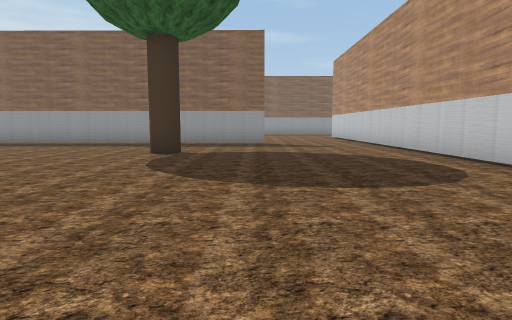
[1] (above)

24 first-person views from a walk through a 3-D level made in the Unity game engine. The camera is 1.2 m above the floor, tilts 6° down and sees 75° across. Doors are open. The floor is counted in squares, 2 m on a side. Each view is taken from the middle of a square. On the plan, view 1 faces up. The plan holds only what a view shows up to about 10 squares ahead; the rest is blank. The place goes on beyond the plan. Some trees and plants on the terrain are drawn as simple stand-ins. The player is left out.

[2]
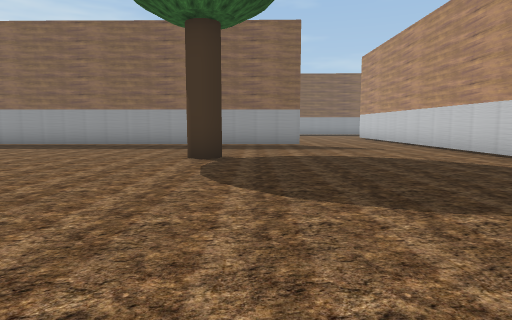

[3]
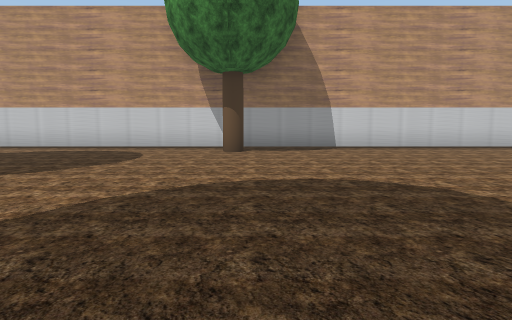

[4]
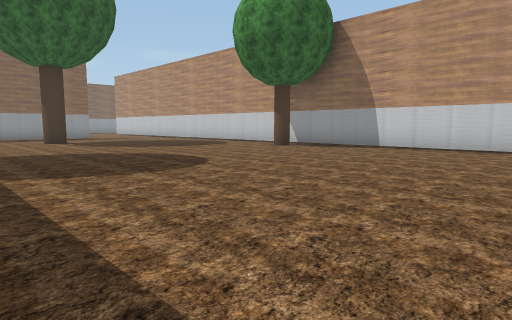

[5]
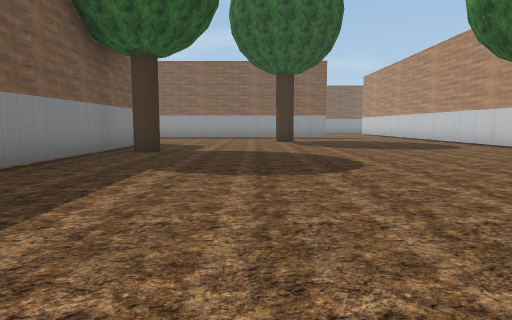

[6]
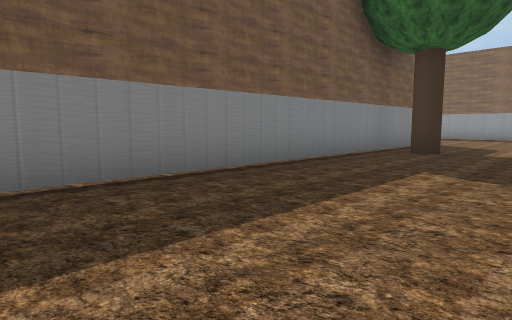

[7]
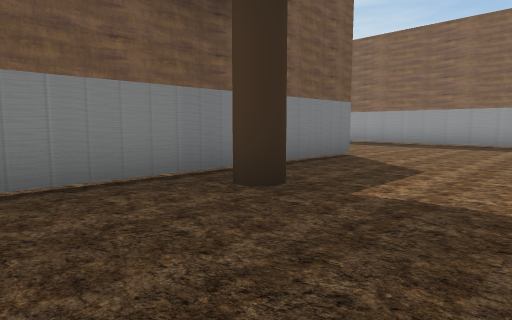

[8]
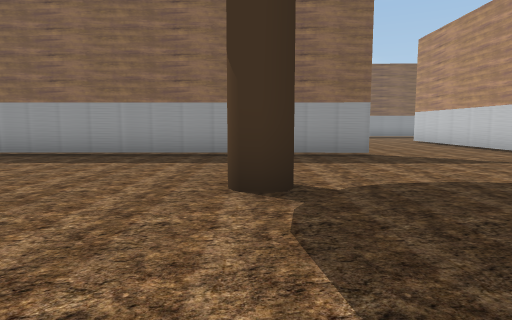

[9]
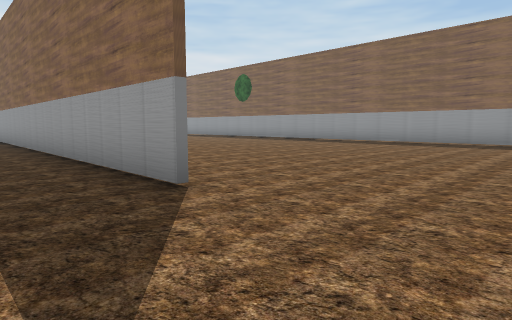

[10]
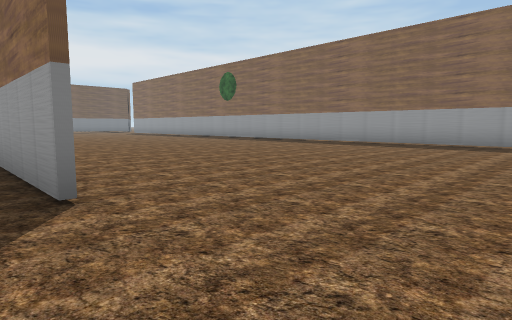

[11]
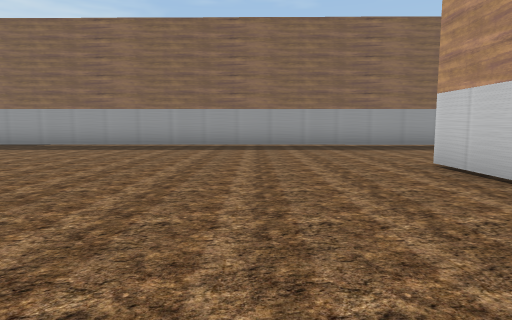

[12]
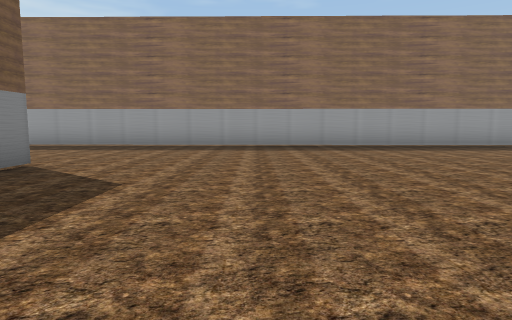

[13]
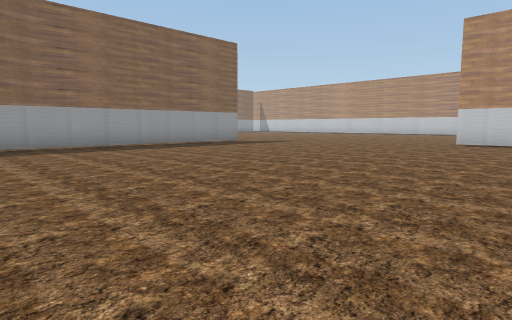

[14]
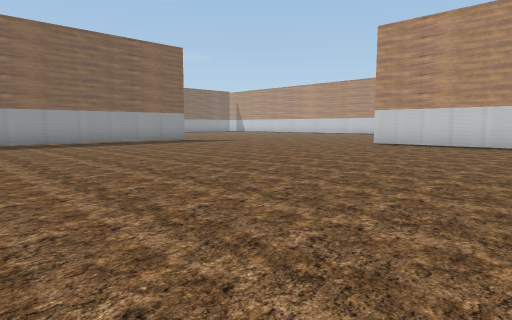

[15]
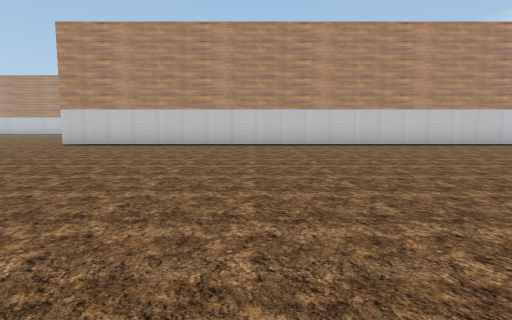

[16]
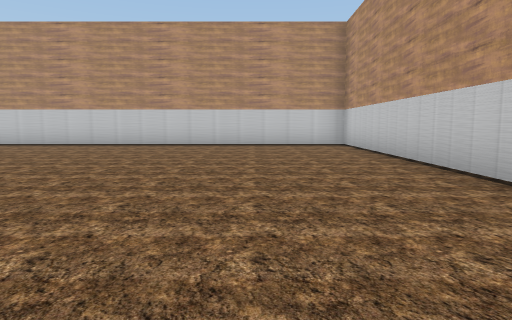

[17]
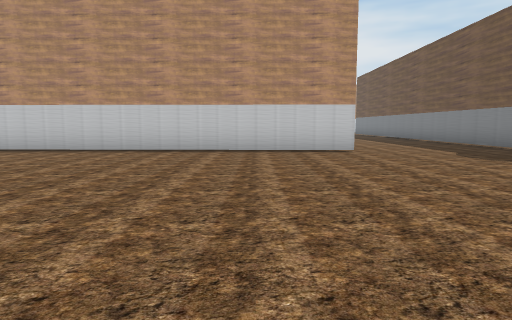

[18]
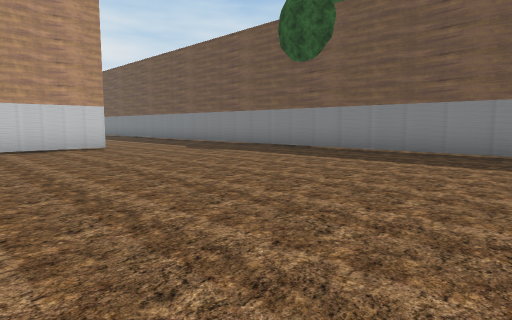

[19]
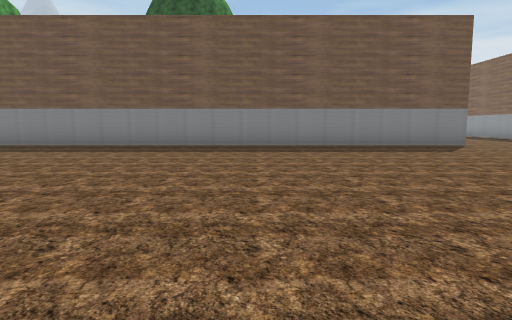

[20]
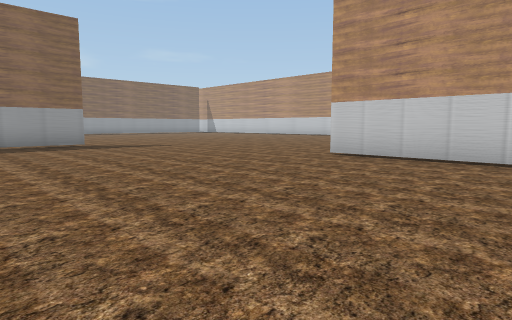

[21]
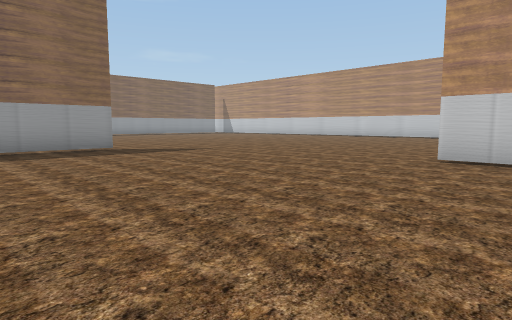

[22]
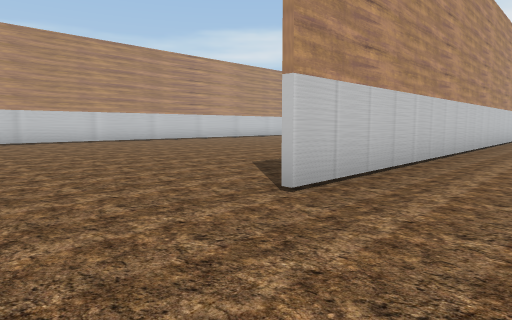

[23]
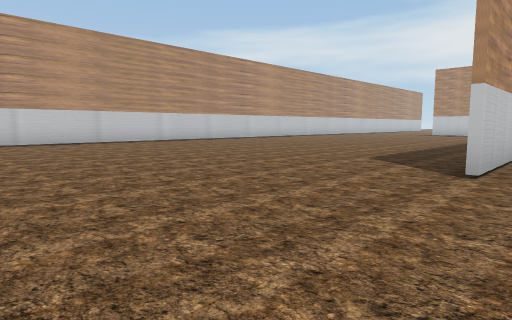

[24]
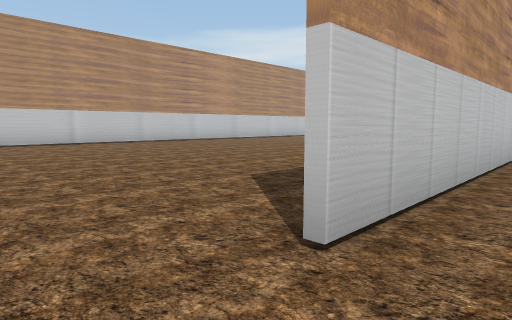

### Floor plan
Key: @ floor where view 1 was taken; # wall or solid block; . floor; T tree; H thing the floor can be seen under or through.
Columns run from 7 left of view 1 to 30 right of it. Each row starts with its distance up from view 1.
 20   ...####################...
 19   ...........................
 18    ............................
 17    ..................................
 16   ...................................#
 15  ..........#.........................#
 14 ...........#.........................#
 13 ...........#...............#.........#
 12   .........#...............#.........#
 11 ########...#...............#.........
 10 ...........#...............#........
  9 ...........#...............#.......
  8 ...........#...............#......
  7 .....T.....#...............#
  6 .H.........#...............#
  5 .H.........#...............#
  4 .H.........#...............#
  3 .H.........#...............#
  2 .HT.......T#...............#
  1 .H........T#...............#
  0 .H.....@...#...............#
 -1 .H.........#...............#
 -2 .H.........#...#############
 -3 .H.........#...
 -4 .H.........#...
 -5 .#.....   .#

Positions as (right, up) in squares from view 1, and headings:
1: (0, 0), facing up
2: (-1, 1), facing up
3: (-5, 1), facing right
4: (-5, -5), facing up-right
5: (-3, -5), facing up
6: (-3, -5), facing up-left
7: (-3, 0), facing up-left
8: (-2, 4), facing up
9: (3, 9), facing up-left
10: (3, 10), facing up-left
11: (1, 11), facing up
12: (7, 11), facing up
13: (9, 11), facing up-right
14: (10, 9), facing up-right
15: (10, 8), facing right
16: (10, 1), facing right
17: (10, 6), facing down
18: (11, 7), facing down-left
19: (13, 10), facing left
20: (14, 10), facing up-right
21: (14, 12), facing up-right
22: (18, 16), facing down-right
23: (19, 18), facing down-right
24: (19, 15), facing down-right
